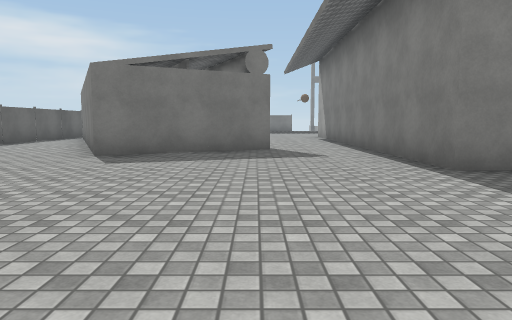
view 1 (above)

21 first-person views from a walk through a 3-D level made in the Unity game engine. The camera is 1.2 m above the floor, tilts 6° down and sees 70° across. The floor is counted in squares, 2 m on a side. Each view is taken from the middle of a square. On the plan, view 1 faces up. The plan holds only what a view shows up to about 10 squares ahead; the rest is blank. The place goes on beyond the plan. The player character is not drawn. Door leaves are left out, so doorways stand open. Surface patterns are stand-ins for the level's own textures.

view 2
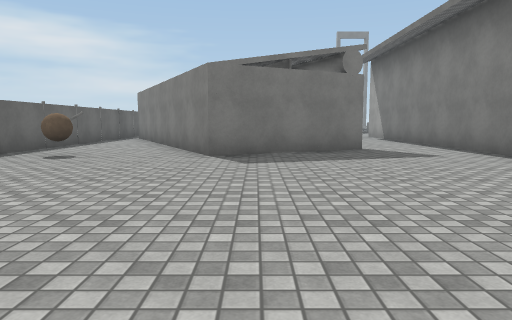

view 3
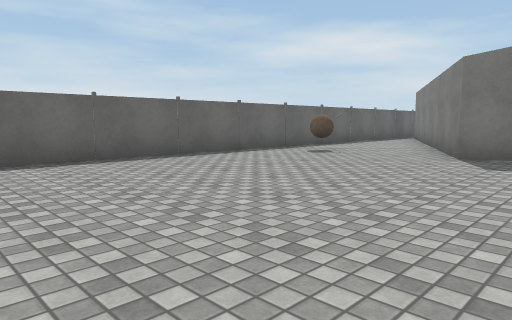

view 4
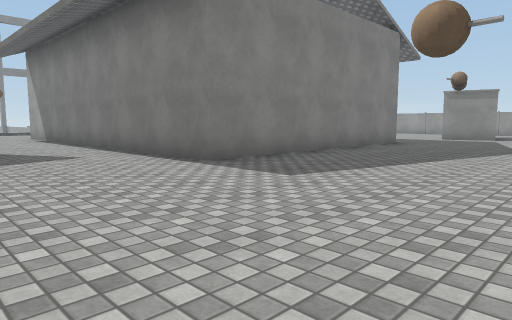

view 5
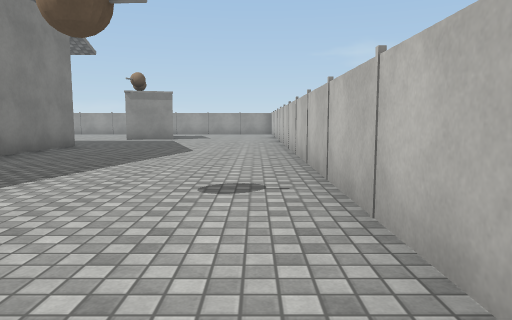

view 6
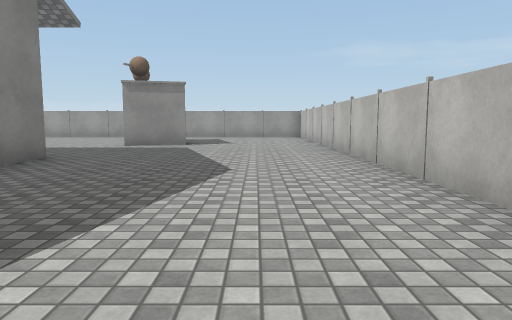

view 7
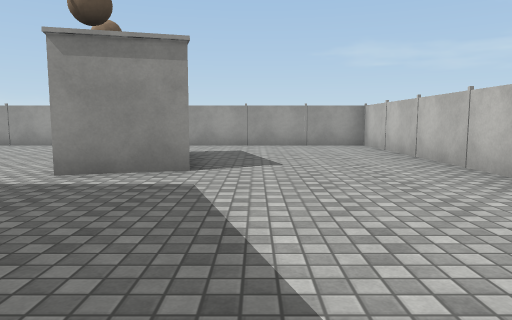

view 8
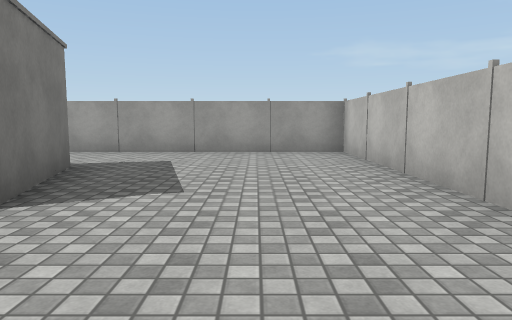

view 9
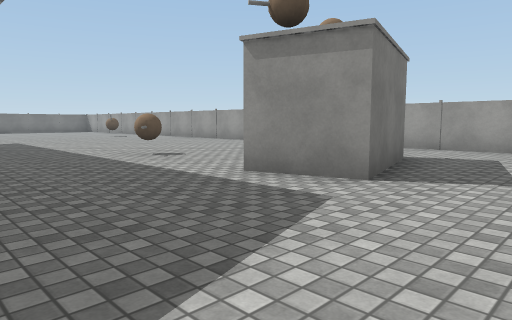

view 10
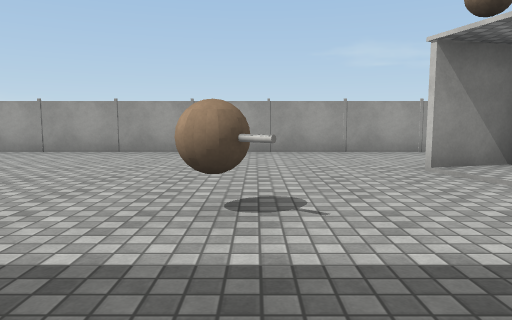

view 11
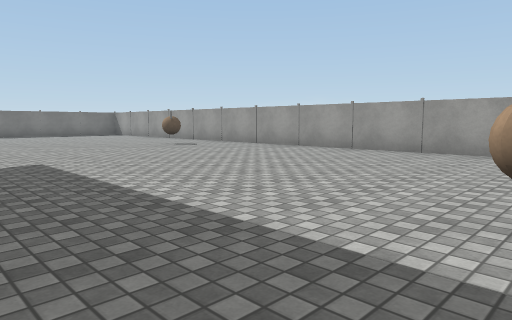

view 12
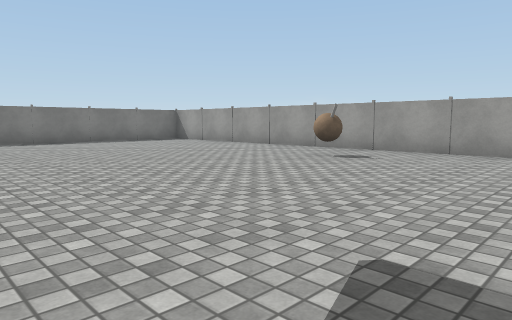

view 13
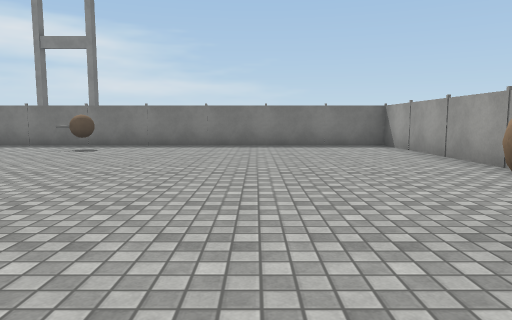

view 14
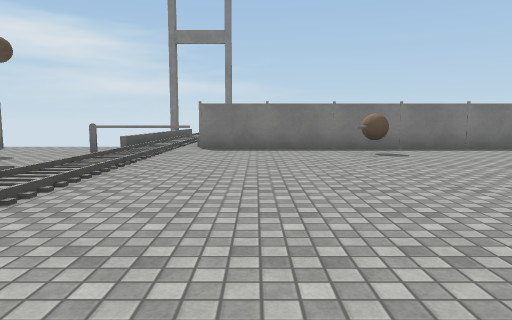

view 15
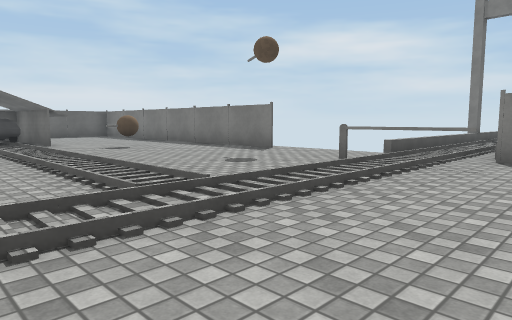

view 16
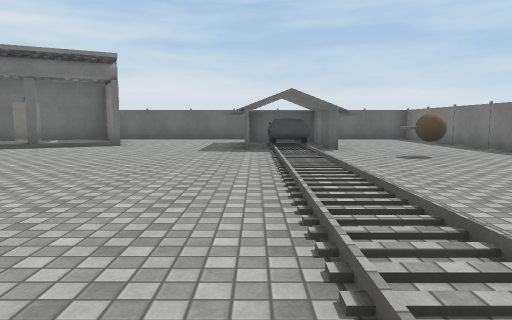

view 17
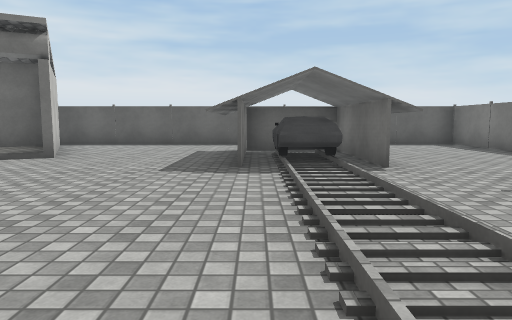

view 18
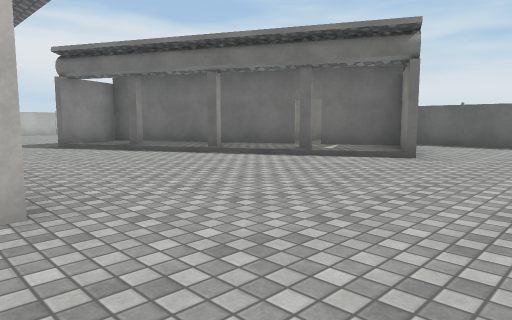

view 19
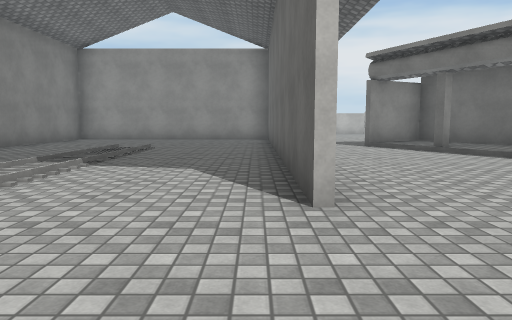

view 20
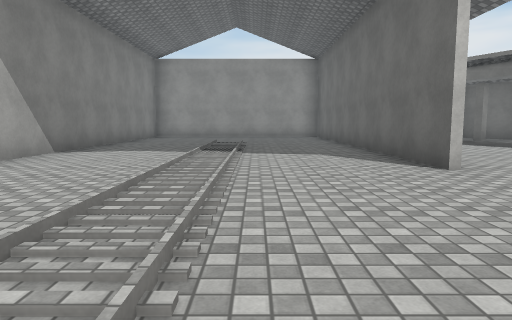

view 21
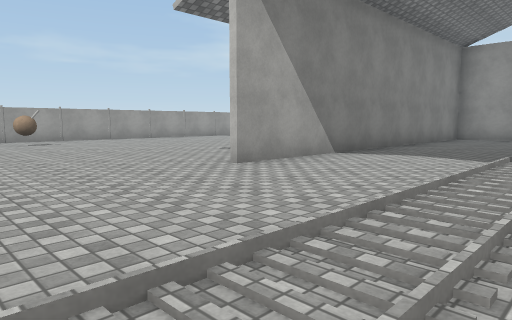

### Floor plan
Key: @ floor where view 1 was taken; # wall or solid block; x gap in a wall; . main floor; : floor 0.25 m higher than the main floor; / step, stairs or slope; D open door; = window, fence, low wall or low ledge; v drop or lower ground; G garage; C car; L column; O other object.
Columns run from 7 left of view 1 to 18 right of it. Each row starts with its distance up from view 1.
 25             //
 24  ########xvv//v #########
 23 =............/OO.........#
 22 =...........OO...O.......#
 21  ......O...../...........#
 20    GGG......./...........#
 19     CC////////...........#
 18 = GCCC......./...........#
 17 =............/...........#
 16 =............/........O..#
 15 =............/...........#
 14 =.###.....#../..#........#
 13 =###L#....#../..#........#
 12   #D:/....#../..#........#
 11   #:#L/...#../..# .......#
 10 =.### /...#../..#........#
  9 =..###L/..#.. ..#........#
  8 =..#####..#.....#........#
  7 =.O.  #...#.....#..O.....#
  6 =.........#     #........#
  5 =.........#     #........#
  4 =......... ##### ..#.##..#
  3 =..................## #..#
  2 =........................#
  1 =........................#
  0    ....@.................#
 -1         =================

Where each view was taken, in squares from view 1:
view 1: 0 up, 0 right, facing up
view 2: 0 up, 2 left, facing up
view 3: 0 up, 1 left, facing up-left
view 4: 0 up, 1 left, facing up-right
view 5: 0 up, 0 right, facing right
view 6: 1 up, 3 right, facing right
view 7: 2 up, 8 right, facing right
view 8: 1 up, 10 right, facing right
view 9: 1 up, 9 right, facing up-right
view 10: 7 up, 10 right, facing right
view 11: 7 up, 10 right, facing up-right
view 12: 12 up, 10 right, facing up-right
view 13: 14 up, 14 right, facing up
view 14: 15 up, 8 right, facing up
view 15: 17 up, 8 right, facing up-left
view 16: 18 up, 6 right, facing left
view 17: 18 up, 3 right, facing left
view 18: 17 up, 3 right, facing down-left
view 19: 17 up, 3 right, facing down
view 20: 19 up, 5 right, facing down
view 21: 18 up, 5 right, facing down-right
